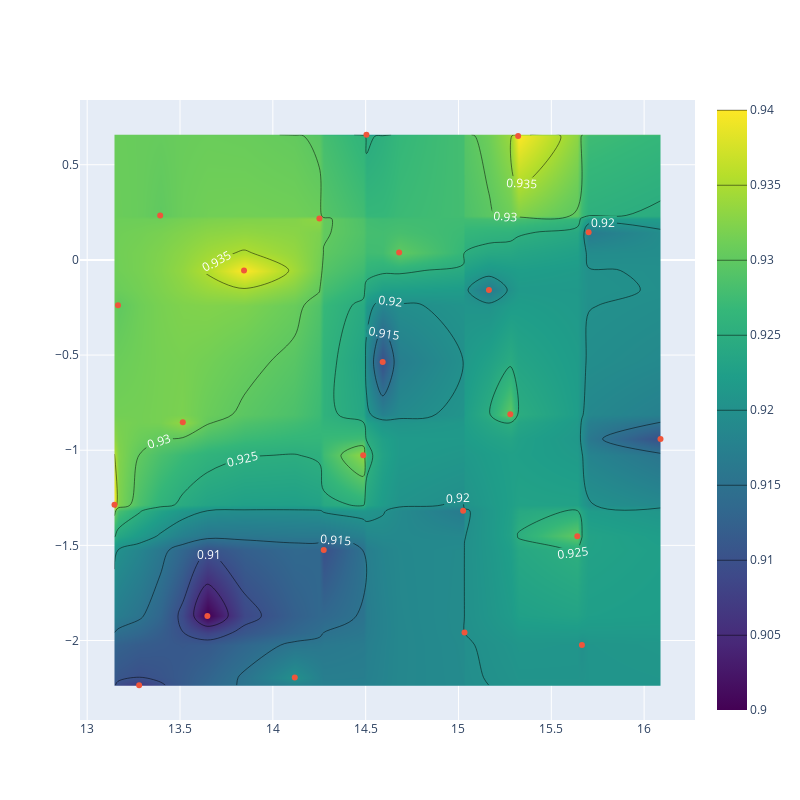

The notebook cell this image was saved under:
### Code cell
fig = go.Figure(
    data=go.Contour(
        z=scores,
        x=embs_2d[:, 0],
        y=embs_2d[:, 1],
        colorscale="Viridis",
        contours=dict(
            coloring="heatmap",
            showlabels=True,  # show labels on contours
            labelfont=dict(  # label font properties
                size=12,
                color="white",
            ),
        ),
    )
).update_layout({"height": 800, "width": 800})

# show dots on top of the contour plot with color according to col step
fig.add_trace(
    go.Scatter(
        x=embs_2d[:, 0],
        y=embs_2d[:, 1],
        mode="markers",
        # marker=dict(
        #     size=8,
        #     color=df["step"],
        #     showscale=True
        # )
    )
)
fig.show()

### Figure 1 — Plotly figure (JSON) as saved in the notebook; plotly's stock layout.template omitted (floating-point values rounded to 4 significant figures; data arrays with more than 128 entries replaced by an {"elided": "..."} marker saying what was removed)
{"data": [{"colorscale": [[0, "#440154"], [0.1111, "#482878"], [0.2222, "#3e4989"], [0.3333, "#31688e"], [0.4444, "#26828e"], [0.5556, "#1f9e89"], [0.6667, "#35b779"], [0.7778, "#6ece58"], [0.8889, "#b5de2b"], [1, "#fde725"]], "contours": {"coloring": "heatmap", "labelfont": {"color": "white", "size": 12}, "showlabels": true}, "type": "contour", "x": [13.15, 13.51, 15.28, 13.17, 14.12, 15.66, 15.7, 14.27, 13.28, 13.65, 15.32, 14.49, 15.64, 13.39, 15.03, 14.5, 15.16, 15.02, 14.59, 16.09, 13.84, 14.25, 14.68], "y": [-1.287, -0.8534, -0.8111, -0.2384, -2.194, -2.024, 0.1449, -1.525, -2.235, -1.872, 0.6505, -1.026, -1.452, 0.2337, -1.958, 0.6576, -0.1584, -1.318, -0.5365, -0.9409, -0.05562, 0.2175, 0.03831], "z": {"elided": "200 float values"}}, {"mode": "markers", "type": "scatter", "x": [13.15, 13.51, 15.28, 13.17, 14.12, 15.66, 15.7, 14.27, 13.28, 13.65, 15.32, 14.49, 15.64, 13.39, 15.03, 14.5, 15.16, 15.02, 14.59, 16.09, 13.84, 14.25, 14.68], "y": [-1.287, -0.8534, -0.8111, -0.2384, -2.194, -2.024, 0.1449, -1.525, -2.235, -1.872, 0.6505, -1.026, -1.452, 0.2337, -1.958, 0.6576, -0.1584, -1.318, -0.5365, -0.9409, -0.05562, 0.2175, 0.03831]}], "layout": {"height": 800, "width": 800}}
